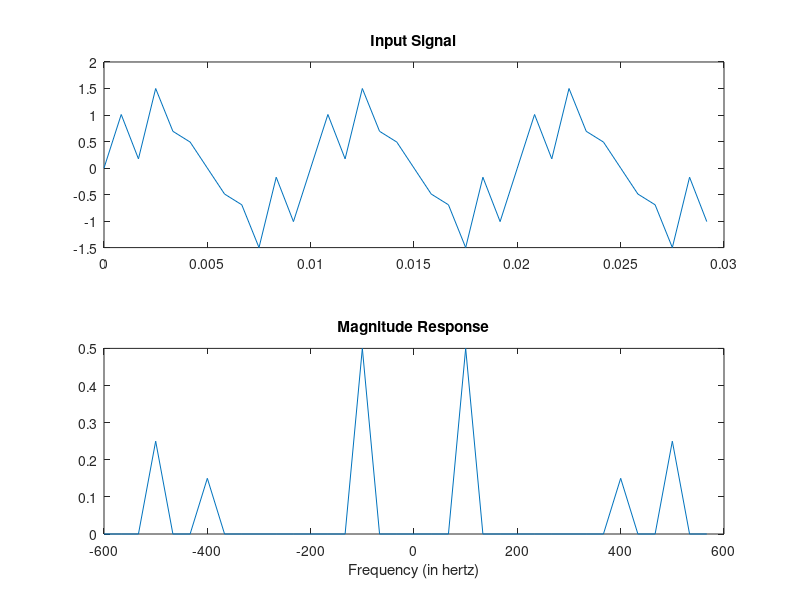
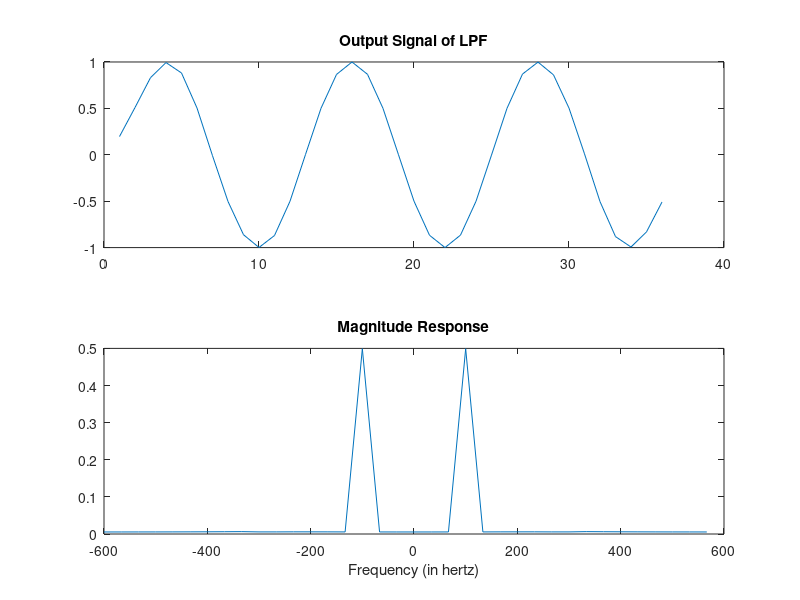
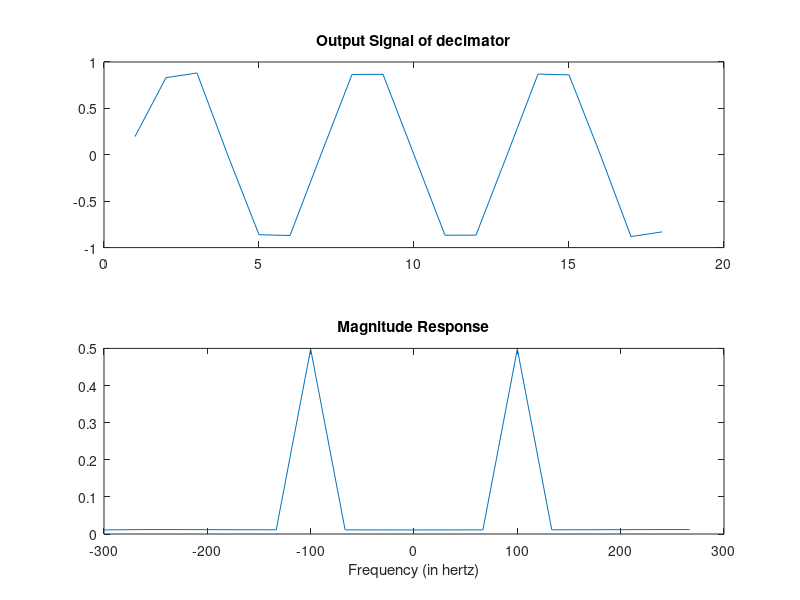
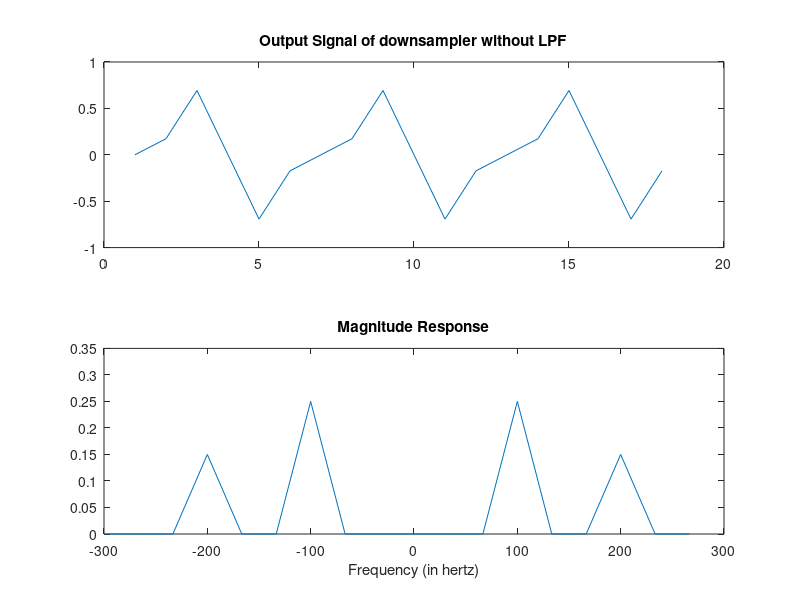

These figures' MATLAB source, in order:
clc
clear all
% close all

%% Signal with frequency F=100
Fs = 1200;                      % samples per second
dt = 1/Fs;                     % seconds per sample
StopTime = 0.03;                  % seconds
t = (0:dt:StopTime-dt)';
N = size(t,1);
   
f0 = 100;
f1 = 500;                       % hertz
f2 = 400;                       % hertz
x =  1*sin(2*pi*f0*t)+0.5*sin(2*pi*f1*t) + 0.3*sin(2*pi*f2*t);
X = fftshift(fft(x));
dF = Fs/N;                      % hertz
f = -Fs/2:dF:Fs/2-dF;           % hertz
figure;
subplot(2,1,1);
plot(t,x);
title('Input Signal');
subplot(2,1,2);
plot(f,abs(X)/N);
xlabel('Frequency (in hertz)');
title('Magnitude Response');
%% filter
% h =[-0.0085    0.0000    0.2451    0.5000    0.2451    0.0000   -0.0085];
% h= [-0.0023    0.0000    0.0054   -0.0000   -0.0159    0.0000    0.0385   -0.0000   -0.0893    0.0000    0.3124    0.5000    0.3124    0.0000   -0.0893   -0.0000   0.0385    0.0000   -0.0159   -0.0000    0.0054    0.0000   -0.0023];
h = [-0.0013    0.0000    0.0020   -0.0000   -0.0038    0.0000    0.0071   -0.0000   -0.0124    0.0000    0.0204   -0.0000   -0.0330    0.0000    0.0542   -0.0000   -0.1002    0.0000    0.3163    0.5000    0.3163    0.0000   -0.1002   -0.0000    0.0542    0.0000   -0.0330   -0.0000    0.0204    0.0000   -0.0124   -0.0000   0.0071    0.0000   -0.0038   -0.0000    0.0020    0.0000   -0.0013];

%% output
y11=conv(x,h);
l1=(length(h)-1)/2;
y1=y11(l1+1:end-l1);
figure
subplot(2,1,1)
plot(y1)
title('Output Signal of LPF');
Y1 = fftshift(fft(y1));
N_out1=N;
dF = Fs/N_out1;                      % hertz
f = -Fs/2:dF:Fs/2-dF;           % hertz
subplot(2,1,2)
plot(f,abs(Y1)/N_out1);
xlabel('Frequency (in hertz)');
title('Magnitude Response');

%% downsample
Fs_deci=Fs/2;
y=downsample(y1,2); % output of decimator is y
figure
subplot(2,1,1)
plot(y)
title('Output Signal of decimator');
Y = fftshift(fft(y));
N_out2=length(y);
dF = Fs_deci/N_out2;                      % hertz
f = -Fs_deci/2:dF:Fs_deci/2-dF;           % hertz
subplot(2,1,2)
plot(f,abs(Y)/N_out2);
xlabel('Frequency (in hertz)');
title('Magnitude Response');

%% Downsampler without LPF
Fs_deci=Fs/2;
x_d=downsample(x,2);
figure
subplot(2,1,1)
plot(x_d)
title('Output Signal of downsampler without LPF');
X_d = fftshift(fft(x_d));
N_out2=length(x_d);
dF = Fs_deci/N_out2;                      % hertz
f = -Fs_deci/2:dF:Fs_deci/2-dF;           % hertz
subplot(2,1,2)
plot(f,abs(X_d)/N_out2);
xlabel('Frequency (in hertz)');
title('Magnitude Response');